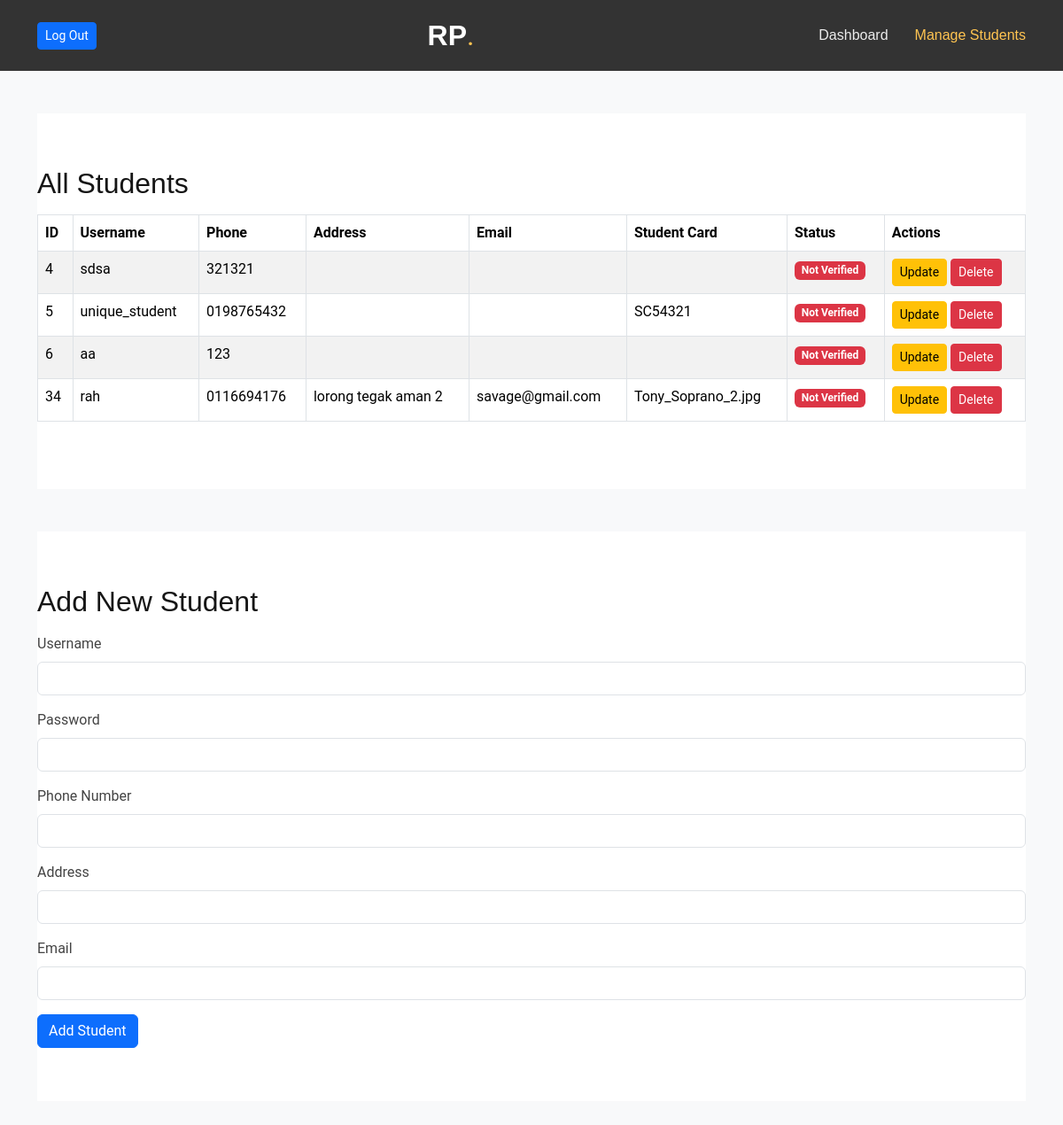
The page /manage-students.php (signed in) on the database its author committed.
### tables this page shows
CREATE TABLE `student` (
  `studID` int(11) NOT NULL,
  `UserName` varchar(50) NOT NULL,
  `Password` varchar(255) NOT NULL,
  `PhoneNumber` varchar(20) DEFAULT NULL,
  `StudentCard` varchar(20) DEFAULT NULL,
  `address` varchar(50) NOT NULL,
  `email` varchar(50) NOT NULL,
  `IsVerified` tinyint(1) DEFAULT 0
);

### manage-students.php (the view, shortened to what this page needs)
<?php
$conn = new mysqli("localhost", "root", "", "rapidprint");
$stmt = "SELECT studID, UserName, PhoneNumber, Address, Email, StudentCard, IsVerified FROM Student";
$result = mysqli_query($conn, $stmt);
$students = [];
if ($result) {
    while ($row = mysqli_fetch_assoc($result)) {
        $students[] = $row;
    }
}
?>
<!DOCTYPE html>
<html lang="en">
<head>
    <link href="assets/vendor/bootstrap/css/bootstrap.min.css" rel="stylesheet">
    <link href="assets/vendor/bootstrap-icons/bootstrap-icons.css" rel="stylesheet">
    <link href="assets/css/main.css" rel="stylesheet">
</head>
<body>
    <header id="header" class="header d-flex align-items-center">
        <div class="container-fluid container-xl d-flex align-items-center justify-content-between">
            <a href="dashboard.php" class="logo d-flex align-items-center">
                <h1 class="sitename">RP</h1>
                <span>.</span>
            </a>
            <nav id="navmenu" class="navmenu">
                <ul>
                    <li><a href="dashboard.php">Dashboard</a></li>
                    <li><a href="manage-students.php" class="active">Manage Students</a></li>
                </ul>
            </nav>
            <a href="logout.php" class="btn btn-primary btn-sm">Log Out</a>
        </div>
    </header>
    <main class="main bg-light py-5">
        <div class="container">
            <section class="mb-5">
                <h2 class="mb-3">All Students</h2>
                <table class="table table-bordered table-striped">
                    <thead>
                        <tr>
                            <th>ID</th>
                            <th>Username</th>
                            <th>Phone</th>
                            <th>Address</th>
                            <th>Email</th>
                            <th>Student Card</th>
                            <th>Status</th>
                            <th>Actions</th>
                        </tr>
                    </thead>
                    <tbody>
                        <?php foreach ($students as $student) : ?>
                            <tr>
                                <td><?= htmlspecialchars($student['studID']); ?></td>
                                <td><?= htmlspecialchars($student['UserName']); ?></td>
                                <td><?= htmlspecialchars($student['PhoneNumber']); ?></td>
                                <td><?= htmlspecialchars($student['Address']); ?></td>
                                <td><?= htmlspecialchars($student['Email']); ?></td>
                                <td><?= htmlspecialchars($student['StudentCard']); ?></td>
                                <td>
                                    <?php if ($student['IsVerified'] == 1) : ?>
                                        <span class="badge bg-success">Verified</span>
                                    <?php else : ?>
                                        <span class="badge bg-danger">Not Verified</span>
                                    <?php endif; ?>
                                </td>
                                <td>
                                    <a href="Admin-update-student.php?studID=<?= $student['studID']; ?>" class="btn btn-warning btn-sm">Update</a>
                                    <form method="POST" action="" class="d-inline">
                                        <button type="submit" name="delete_student" class="btn btn-danger btn-sm">Delete</button>
                                    </form>
                                </td>
                            </tr>
                        <?php endforeach; ?>
                    </tbody>
                </table>
            </section>
            <section>
                <h2 class="mb-3">Add New Student</h2>
                <form method="POST" action="">
                    <div class="mb-3">
                        <label for="username" class="form-label">Username</label>
                        <input type="text" class="form-control" id="username" name="username" required>
                    </div>
                    <div class="mb-3">
                        <label for="password" class="form-label">Password</label>
                        <input type="password" class="form-control" id="password" name="password" required>
                    </div>
                    <div class="mb-3">
                        <label for="phone" class="form-label">Phone Number</label>
                        <input type="text" class="form-control" id="phone" name="phone" required>
                    </div>
                    <div class="mb-3">
                        <label for="address" class="form-label">Address</label>
                        <input type="text" class="form-control" id="address" name="address" required>
                    </div>
                    <div class="mb-3">
                        <label for="email" class="form-label">Email</label>
                        <input type="email" class="form-control" id="email" name="email" required>
                    </div>
                    <button type="submit" class="btn btn-primary">Add Student</button>
                </form>
            </section>
        </div>
    </main>
</body>
</html>

### assets/css/main.css (style rules this page uses)
:root { --default-font: "Roboto", system-ui, -apple-system, "Segoe UI", Roboto, "Helvetica Neue", Arial, "Noto Sans", "Liberation Sans", sans-serif, "Apple Color Emoji", "Segoe UI Emoji", "Segoe UI Symbol", "Noto Color Emoji"; --heading-font: "Raleway", sans-serif; --nav-font: "Poppins", sans-serif; }
:root { --background-color: #ffffff; --default-color: #444444; --heading-color: #151515; --accent-color: #ffc451; --surface-color: #ffffff; --contrast-color: #312f2f; }
:root { --nav-color: rgba(255, 255, 255, 0.905); --nav-hover-color: #ffc451; --nav-mobile-background-color: #ffffff; --nav-dropdown-background-color: #ffffff; --nav-dropdown-color: #212529; --nav-dropdown-hover-color: #ffc451; }
:root { scroll-behavior: smooth; }
body { color: var(--default-color); background-color: var(--background-color); font-family: var(--default-font); }
a { color: var(--accent-color); text-decoration: none; transition: 0.3s; }
h1, h2, h3, h4, h5, h6 { color: var(--heading-color); font-family: var(--heading-font); }
.header { --background-color: rgba(0, 0, 0, 0.8); --heading-color: #ffffff; --contrast-color: #ffffff; color: var(--default-color); background-color: var(--background-color); padding: 10px 0; transition: all 0.5s; z-index: 997; }
.header .logo { line-height: 1; }
.header .logo h1 { font-size: 32px; margin: 0; font-weight: 700; color: var(--heading-color); }
.header .logo span { color: var(--accent-color); font-size: 32px; }
@media (max-width: 1200px) { .header .logo { order: 1; } }
@media (max-width: 1200px) { .header .navmenu { order: 3; } }
@media (min-width: 1200px) { .navmenu { padding: 0; } }
@media (min-width: 1200px) { .navmenu ul { margin: 0; padding: 0; display: flex; list-style: none; align-items: center; } }
@media (min-width: 1200px) { .navmenu li { position: relative; } }
@media (min-width: 1200px) { .navmenu a, .navmenu a:focus { color: var(--nav-color); padding: 18px 15px; font-size: 16px; font-family: var(--nav-font); font-weight: 400; display: flex; align-items: center; justify-content: space-between; white-space: nowrap; transition: 0.3s; } }
@media (min-width: 1200px) { .navmenu li:last-child a { padding-right: 0; } }
@media (min-width: 1200px) { .navmenu li:hover>a, .navmenu .active, .navmenu .active:focus { color: var(--nav-hover-color); } }
section, .section { color: var(--default-color); background-color: var(--background-color); padding: 60px 0; scroll-margin-top: 80px; overflow: clip; }

### rows shown on the page
student: studID "4", UserName "sdsa", PhoneNumber "321321", IsVerified "Not Verified"
student: studID "5", UserName "unique_student", PhoneNumber "0198765432", StudentCard "SC54321", IsVerified "Not Verified"
student: studID "6", UserName "aa", PhoneNumber "123", IsVerified "Not Verified"
student: studID "34", UserName "rah", PhoneNumber "0116694176", address "lorong tegak aman 2", email "savage@gmail.com", StudentCard "Tony_Soprano_2.jpg", IsVerified "Not Verified"
